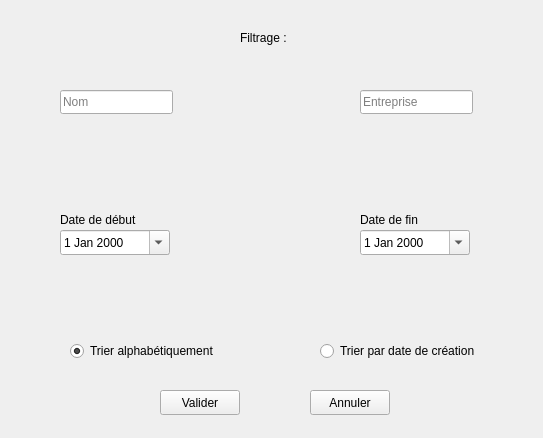
<?xml version="1.0" encoding="UTF-8"?>
<ui version="4.0">
 <class>UI_FilterContact</class>
 <widget class="QWidget" name="UI_FilterContact">
  <property name="windowModality">
   <enum>Qt::ApplicationModal</enum>
  </property>
  <property name="geometry">
   <rect>
    <x>0</x>
    <y>0</y>
    <width>543</width>
    <height>438</height>
   </rect>
  </property>
  <property name="windowTitle">
   <string>Filtrage des contacts</string>
  </property>
  <property name="windowIcon">
   <iconset resource="../ressources.qrc">
    <normaloff>:/Ressources/Icons/FilterContact avec fond.png</normaloff>:/Ressources/Icons/FilterContact avec fond.png</iconset>
  </property>
  <widget class="QLabel" name="labelFiltrage">
   <property name="geometry">
    <rect>
     <x>240</x>
     <y>30</y>
     <width>55</width>
     <height>16</height>
    </rect>
   </property>
   <property name="text">
    <string>Filtrage :</string>
   </property>
  </widget>
  <widget class="QLineEdit" name="editNom">
   <property name="geometry">
    <rect>
     <x>60</x>
     <y>90</y>
     <width>113</width>
     <height>24</height>
    </rect>
   </property>
   <property name="inputMask">
    <string/>
   </property>
   <property name="text">
    <string/>
   </property>
   <property name="placeholderText">
    <string>Nom</string>
   </property>
  </widget>
  <widget class="QLineEdit" name="editEntreprise">
   <property name="geometry">
    <rect>
     <x>360</x>
     <y>90</y>
     <width>113</width>
     <height>24</height>
    </rect>
   </property>
   <property name="placeholderText">
    <string>Entreprise</string>
   </property>
  </widget>
  <widget class="QDateEdit" name="editDateDebut">
   <property name="geometry">
    <rect>
     <x>60</x>
     <y>230</y>
     <width>110</width>
     <height>25</height>
    </rect>
   </property>
   <property name="calendarPopup">
    <bool>true</bool>
   </property>
  </widget>
  <widget class="QDateEdit" name="editDateFin">
   <property name="geometry">
    <rect>
     <x>360</x>
     <y>230</y>
     <width>110</width>
     <height>25</height>
    </rect>
   </property>
   <property name="currentSection">
    <enum>QDateTimeEdit::DaySection</enum>
   </property>
   <property name="calendarPopup">
    <bool>true</bool>
   </property>
  </widget>
  <widget class="QLabel" name="labelDateDebut">
   <property name="geometry">
    <rect>
     <x>60</x>
     <y>210</y>
     <width>111</width>
     <height>20</height>
    </rect>
   </property>
   <property name="text">
    <string>Date de début</string>
   </property>
  </widget>
  <widget class="QLabel" name="labelDateFin">
   <property name="geometry">
    <rect>
     <x>360</x>
     <y>210</y>
     <width>111</width>
     <height>20</height>
    </rect>
   </property>
   <property name="text">
    <string>Date de fin</string>
   </property>
  </widget>
  <widget class="QRadioButton" name="triAlphabetique">
   <property name="geometry">
    <rect>
     <x>70</x>
     <y>340</y>
     <width>181</width>
     <height>22</height>
    </rect>
   </property>
   <property name="text">
    <string>Trier alphabétiquement</string>
   </property>
   <property name="checkable">
    <bool>true</bool>
   </property>
   <property name="checked">
    <bool>true</bool>
   </property>
  </widget>
  <widget class="QRadioButton" name="triDateCreation">
   <property name="geometry">
    <rect>
     <x>320</x>
     <y>340</y>
     <width>181</width>
     <height>22</height>
    </rect>
   </property>
   <property name="text">
    <string>Trier par date de création</string>
   </property>
   <property name="checkable">
    <bool>true</bool>
   </property>
   <property name="checked">
    <bool>false</bool>
   </property>
  </widget>
  <widget class="QPushButton" name="boutonValider">
   <property name="geometry">
    <rect>
     <x>160</x>
     <y>390</y>
     <width>80</width>
     <height>25</height>
    </rect>
   </property>
   <property name="text">
    <string>Valider</string>
   </property>
   <property name="shortcut">
    <string>Return</string>
   </property>
  </widget>
  <widget class="QPushButton" name="boutonAnnuler">
   <property name="geometry">
    <rect>
     <x>310</x>
     <y>390</y>
     <width>80</width>
     <height>25</height>
    </rect>
   </property>
   <property name="text">
    <string>Annuler</string>
   </property>
   <property name="shortcut">
    <string>Esc</string>
   </property>
  </widget>
 </widget>
 <resources>
  <include location="../ressources.qrc"/>
 </resources>
 <connections>
  <connection>
   <sender>boutonValider</sender>
   <signal>clicked()</signal>
   <receiver>UI_FilterContact</receiver>
   <slot>ButtonValidate()</slot>
   <hints>
    <hint type="sourcelabel">
     <x>198</x>
     <y>399</y>
    </hint>
    <hint type="destinationlabel">
     <x>218</x>
     <y>269</y>
    </hint>
   </hints>
  </connection>
  <connection>
   <sender>boutonAnnuler</sender>
   <signal>clicked()</signal>
   <receiver>UI_FilterContact</receiver>
   <slot>close()</slot>
   <hints>
    <hint type="sourcelabel">
     <x>364</x>
     <y>392</y>
    </hint>
    <hint type="destinationlabel">
     <x>409</x>
     <y>294</y>
    </hint>
   </hints>
  </connection>
 </connections>
 <slots>
  <slot>ButtonValidate()</slot>
 </slots>
</ui>
